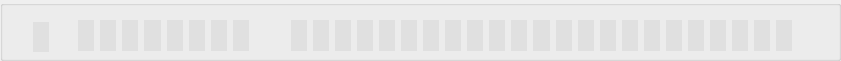
     <widget class="QGroupBox" name="sub1Bits">
      <property name="geometry">
       <rect>
        <x>130</x>
        <y>350</y>
        <width>841</width>
        <height>61</height>
       </rect>
      </property>
      <property name="title">
       <string/>
      </property>
      <widget class="QLabel" name="lbl3_1">
       <property name="geometry">
        <rect>
         <x>33</x>
         <y>22</y>
         <width>16</width>
         <height>30</height>
        </rect>
       </property>
       <property name="font">
        <font>
         <family>Athiti</family>
         <pointsize>11</pointsize>
        </font>
       </property>
       <property name="styleSheet">
        <string notr="true">background-color: rgb(224,224,224);</string>
       </property>
       <property name="text">
        <string/>
       </property>
      </widget>
      <widget class="QWidget" name="layoutWidget_12">
       <property name="geometry">
        <rect>
         <x>78</x>
         <y>20</y>
         <width>171</width>
         <height>31</height>
        </rect>
       </property>
       <layout class="QHBoxLayout" name="horizontalLayout_15">
        <item>
         <widget class="QLabel" name="lbl3_2">
          <property name="font">
           <font>
            <family>Athiti</family>
            <pointsize>11</pointsize>
           </font>
          </property>
          <property name="styleSheet">
           <string notr="true">background-color: rgb(224,224,224);</string>
          </property>
          <property name="text">
           <string/>
          </property>
         </widget>
        </item>
        <item>
         <widget class="QLabel" name="lbl3_3">
          <property name="font">
           <font>
            <family>Athiti</family>
            <pointsize>11</pointsize>
           </font>
          </property>
          <property name="styleSheet">
           <string notr="true">background-color: rgb(224,224,224);</string>
          </property>
          <property name="text">
           <string/>
          </property>
         </widget>
        </item>
        <item>
         <widget class="QLabel" name="lbl3_4">
          <property name="font">
           <font>
            <family>Athiti</family>
            <pointsize>11</pointsize>
           </font>
          </property>
          <property name="styleSheet">
           <string notr="true">background-color: rgb(224,224,224);</string>
          </property>
          <property name="text">
           <string/>
          </property>
         </widget>
        </item>
        <item>
         <widget class="QLabel" name="lbl3_5">
          <property name="font">
           <font>
            <family>Athiti</family>
            <pointsize>11</pointsize>
           </font>
          </property>
          <property name="styleSheet">
           <string notr="true">background-color: rgb(224,224,224);</string>
          </property>
          <property name="text">
           <string/>
          </property>
         </widget>
        </item>
        <item>
         <widget class="QLabel" name="lbl3_6">
          <property name="font">
           <font>
            <family>Athiti</family>
            <pointsize>11</pointsize>
           </font>
          </property>
          <property name="styleSheet">
           <string notr="true">background-color: rgb(224,224,224);</string>
          </property>
          <property name="text">
           <string/>
          </property>
         </widget>
        </item>
        <item>
         <widget class="QLabel" name="lbl3_7">
          <property name="font">
           <font>
            <family>Athiti</family>
            <pointsize>11</pointsize>
           </font>
          </property>
          <property name="styleSheet">
           <string notr="true">background-color: rgb(224,224,224);</string>
          </property>
          <property name="text">
           <string/>
          </property>
         </widget>
        </item>
        <item>
         <widget class="QLabel" name="lbl3_8">
          <property name="font">
           <font>
            <family>Athiti</family>
            <pointsize>11</pointsize>
           </font>
          </property>
          <property name="styleSheet">
           <string notr="true">background-color: rgb(224,224,224);</string>
          </property>
          <property name="text">
           <string/>
          </property>
         </widget>
        </item>
        <item>
         <widget class="QLabel" name="lbl3_9">
          <property name="font">
           <font>
            <family>Athiti</family>
            <pointsize>11</pointsize>
           </font>
          </property>
          <property name="styleSheet">
           <string notr="true">background-color: rgb(224,224,224);</string>
          </property>
          <property name="text">
           <string/>
          </property>
         </widget>
        </item>
       </layout>
      </widget>
      <widget class="QWidget" name="layoutWidget_9">
       <property name="geometry">
        <rect>
         <x>291</x>
         <y>20</y>
         <width>501</width>
         <height>31</height>
        </rect>
       </property>
       <layout class="QHBoxLayout" name="horizontalLayout_12">
        <property name="rightMargin">
         <number>0</number>
        </property>
        <item>
         <widget class="QLabel" name="lbl3_10">
          <property name="font">
           <font>
            <family>Athiti</family>
            <pointsize>11</pointsize>
           </font>
          </property>
          <property name="styleSheet">
           <string notr="true">background-color: rgb(224,224,224);</string>
          </property>
          <property name="text">
           <string/>
          </property>
         </widget>
        </item>
        <item>
         <widget class="QLabel" name="lbl3_11">
          <property name="font">
           <font>
            <family>Athiti</family>
            <pointsize>11</pointsize>
           </font>
          </property>
          <property name="styleSheet">
           <string notr="true">background-color: rgb(224,224,224);</string>
          </property>
          <property name="text">
           <string/>
          </property>
         </widget>
        </item>
        <item>
         <widget class="QLabel" name="lbl3_12">
          <property name="font">
           <font>
            <family>Athiti</family>
            <pointsize>11</pointsize>
           </font>
          </property>
          <property name="styleSheet">
           <string notr="true">background-color: rgb(224,224,224);</string>
          </property>
          <property name="text">
           <string/>
          </property>
         </widget>
        </item>
        <item>
         <widget class="QLabel" name="lbl3_13">
          <property name="font">
           <font>
            <family>Athiti</family>
            <pointsize>11</pointsize>
           </font>
          </property>
          <property name="styleSheet">
           <string notr="true">background-color: rgb(224,224,224);</string>
          </property>
          <property name="text">
           <string/>
          </property>
         </widget>
        </item>
        <item>
         <widget class="QLabel" name="lbl3_14">
          <property name="font">
           <font>
            <family>Athiti</family>
            <pointsize>11</pointsize>
           </font>
          </property>
          <property name="styleSheet">
           <string notr="true">background-color: rgb(224,224,224);</string>
          </property>
          <property name="text">
           <string/>
          </property>
         </widget>
        </item>
        <item>
         <widget class="QLabel" name="lbl3_15">
          <property name="font">
           <font>
            <family>Athiti</family>
            <pointsize>11</pointsize>
           </font>
          </property>
          <property name="styleSheet">
           <string notr="true">background-color: rgb(224,224,224);</string>
          </property>
          <property name="text">
           <string/>
          </property>
         </widget>
        </item>
        <item>
         <widget class="QLabel" name="lbl3_16">
          <property name="font">
           <font>
            <family>Athiti</family>
            <pointsize>11</pointsize>
           </font>
          </property>
          <property name="styleSheet">
           <string notr="true">background-color: rgb(224,224,224);</string>
          </property>
          <property name="text">
           <string/>
          </property>
         </widget>
        </item>
        <item>
         <widget class="QLabel" name="lbl3_17">
          <property name="font">
           <font>
            <family>Athiti</family>
            <pointsize>11</pointsize>
           </font>
          </property>
          <property name="styleSheet">
           <string notr="true">background-color: rgb(224,224,224);</string>
          </property>
          <property name="text">
           <string/>
          </property>
         </widget>
        </item>
        <item>
         <widget class="QLabel" name="lbl3_18">
          <property name="font">
           <font>
            <family>Athiti</family>
            <pointsize>11</pointsize>
           </font>
          </property>
          <property name="styleSheet">
           <string notr="true">background-color: rgb(224,224,224);</string>
          </property>
          <property name="text">
           <string/>
          </property>
         </widget>
        </item>
        <item>
         <widget class="QLabel" name="lbl3_19">
          <property name="font">
           <font>
            <family>Athiti</family>
            <pointsize>11</pointsize>
           </font>
          </property>
          <property name="styleSheet">
           <string notr="true">background-color: rgb(224,224,224);</string>
          </property>
          <property name="text">
           <string/>
          </property>
         </widget>
        </item>
        <item>
         <widget class="QLabel" name="lbl3_20">
          <property name="font">
           <font>
            <family>Athiti</family>
            <pointsize>11</pointsize>
           </font>
          </property>
          <property name="styleSheet">
           <string notr="true">background-color: rgb(224,224,224);</string>
          </property>
          <property name="text">
           <string/>
          </property>
         </widget>
        </item>
        <item>
         <widget class="QLabel" name="lbl3_21">
          <property name="font">
           <font>
            <family>Athiti</family>
            <pointsize>11</pointsize>
           </font>
          </property>
          <property name="styleSheet">
           <string notr="true">background-color: rgb(224,224,224);</string>
          </property>
          <property name="text">
           <string/>
          </property>
         </widget>
        </item>
        <item>
         <widget class="QLabel" name="lbl3_22">
          <property name="font">
           <font>
            <family>Athiti</family>
            <pointsize>11</pointsize>
           </font>
          </property>
          <property name="styleSheet">
           <string notr="true">background-color: rgb(224,224,224);</string>
          </property>
          <property name="text">
           <string/>
          </property>
         </widget>
        </item>
        <item>
         <widget class="QLabel" name="lbl3_23">
          <property name="font">
           <font>
            <family>Athiti</family>
            <pointsize>11</pointsize>
           </font>
          </property>
          <property name="styleSheet">
           <string notr="true">background-color: rgb(224,224,224);</string>
          </property>
          <property name="text">
           <string/>
          </property>
         </widget>
        </item>
        <item>
         <widget class="QLabel" name="lbl3_24">
          <property name="font">
           <font>
            <family>Athiti</family>
            <pointsize>11</pointsize>
           </font>
          </property>
          <property name="styleSheet">
           <string notr="true">background-color: rgb(224,224,224);</string>
          </property>
          <property name="text">
           <string/>
          </property>
         </widget>
        </item>
        <item>
         <widget class="QLabel" name="lbl3_25">
          <property name="font">
           <font>
            <family>Athiti</family>
            <pointsize>11</pointsize>
           </font>
          </property>
          <property name="styleSheet">
           <string notr="true">background-color: rgb(224,224,224);</string>
          </property>
          <property name="text">
           <string/>
          </property>
         </widget>
        </item>
        <item>
         <widget class="QLabel" name="lbl3_26">
          <property name="font">
           <font>
            <family>Athiti</family>
            <pointsize>11</pointsize>
           </font>
          </property>
          <property name="styleSheet">
           <string notr="true">background-color: rgb(224,224,224);</string>
          </property>
          <property name="text">
           <string/>
          </property>
         </widget>
        </item>
        <item>
         <widget class="QLabel" name="lbl3_27">
          <property name="font">
           <font>
            <family>Athiti</family>
            <pointsize>11</pointsize>
           </font>
          </property>
          <property name="styleSheet">
           <string notr="true">background-color: rgb(224,224,224);</string>
          </property>
          <property name="text">
           <string/>
          </property>
         </widget>
        </item>
        <item>
         <widget class="QLabel" name="lbl3_28">
          <property name="font">
           <font>
            <family>Athiti</family>
            <pointsize>11</pointsize>
           </font>
          </property>
          <property name="styleSheet">
           <string notr="true">background-color: rgb(224,224,224);</string>
          </property>
          <property name="text">
           <string/>
          </property>
         </widget>
        </item>
        <item>
         <widget class="QLabel" name="lbl3_29">
          <property name="font">
           <font>
            <family>Athiti</family>
            <pointsize>11</pointsize>
           </font>
          </property>
          <property name="styleSheet">
           <string notr="true">background-color: rgb(224,224,224);</string>
          </property>
          <property name="text">
           <string/>
          </property>
         </widget>
        </item>
        <item>
         <widget class="QLabel" name="lbl3_30">
          <property name="font">
           <font>
            <family>Athiti</family>
            <pointsize>11</pointsize>
           </font>
          </property>
          <property name="styleSheet">
           <string notr="true">background-color: rgb(224,224,224);</string>
          </property>
          <property name="text">
           <string/>
          </property>
         </widget>
        </item>
        <item>
         <widget class="QLabel" name="lbl3_31">
          <property name="font">
           <font>
            <family>Athiti</family>
            <pointsize>11</pointsize>
           </font>
          </property>
          <property name="styleSheet">
           <string notr="true">background-color: rgb(224,224,224);</string>
          </property>
          <property name="text">
           <string/>
          </property>
         </widget>
        </item>
        <item>
         <widget class="QLabel" name="lbl3_32">
          <property name="font">
           <font>
            <family>Athiti</family>
            <pointsize>11</pointsize>
           </font>
          </property>
          <property name="styleSheet">
           <string notr="true">background-color: rgb(224,224,224);</string>
          </property>
          <property name="text">
           <string/>
          </property>
         </widget>
        </item>
       </layout>
      </widget>
     </widget>
